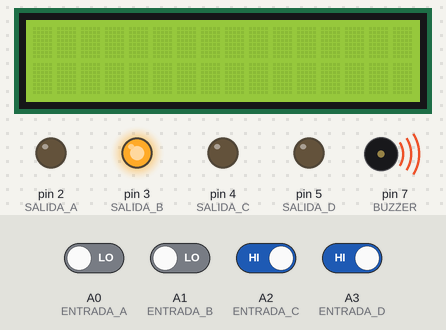
The sketch below on a simulated Arduino Uno, built with avr-gcc and run on an emulated ATmega328P. Shown: 16×2 character LCD, output pins drawn as LEDs (lit = HIGH), buzzer (waves = sounding). Inputs (shaded band) come from the test bench; at power-on: A2 (ENTRADA_C), A3 (ENTRADA_D) HIGH, A0 (ENTRADA_A), A1 (ENTRADA_B) LOW. Random numbers use the default seed unless the sketch sets one.

Above: at 1.2 s.
1.3 s: A0 (ENTRADA_A) driven HIGH
At 4.8 s:
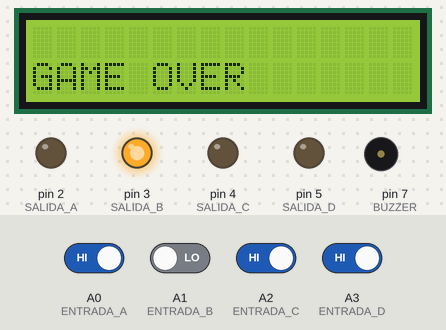
At 5.75 s:
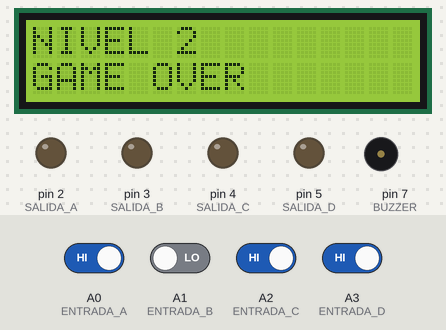
6.7 s: A2 (ENTRADA_C) driven LOW
At 8.8 s:
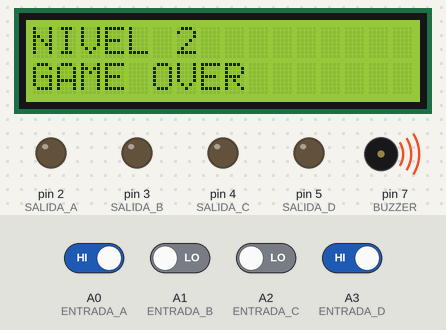
12.1 s: A3 (ENTRADA_D) driven LOW
At 15.2 s:
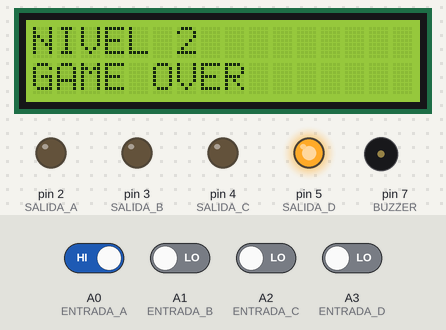
21.7 s: A3 (ENTRADA_D) driven HIGH
30.6 s: A2 (ENTRADA_C) driven HIGH
36.0 s: A0 (ENTRADA_A) driven LOW
Timing chart, 0 to 44.6 s (numbered marks = the images above; inputs shaded):
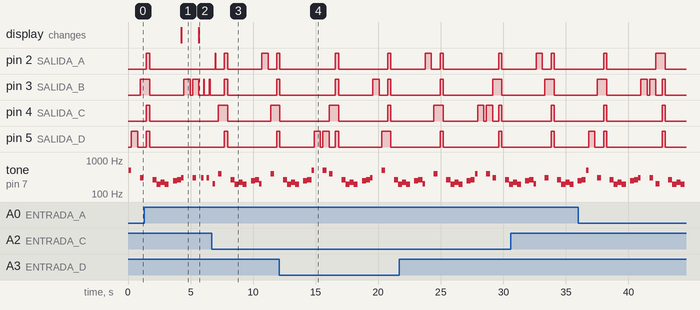

Measured:
- by itself, pin 2 (SALIDA_A): alternates HIGH for 0.25 s and LOW for 4.2 s
- by itself, tone on pin 7 (BUZZER): plays 262 Hz for 0.33 s, 196 Hz for 0.32 s, 220 Hz for 0.33 s, 196 Hz for 0.33 s, 247 Hz for 0.33 s, 262 Hz for 0.33 s … (19 notes in this stretch)
- what the display in image 1 shows lasts 1.5 s, from 4.2 s to 5.7 s

The sketch:

simon_say.ino
```cpp
#include <LiquidCrystal.h>
LiquidCrystal lcd(13,12,11,10,9,8);
#define   BUZZER   7
#define   ENTRADA_A  A0
#define   ENTRADA_B  A1
#define   ENTRADA_C  A2
#define   ENTRADA_D  A3
#define   SALIDA_A   2
#define   SALIDA_B   3
#define   SALIDA_C   4
#define   SALIDA_D   5

int melodia[ ] = {262, 196, 196, 220, 196, 0, 247, 262};
int duracionNotas[] = {4, 8, 8, 4, 4, 4, 4, 4};
int nivelActual = 1;
int velocidad = 500;
const int NIVEL_MAX = 100;
int secuencia[NIVEL_MAX];
int secuenciaUsuario[NIVEL_MAX];

void setup(){
  lcd.begin(16,2);
   pinMode(ENTRADA_D, INPUT);
   pinMode(ENTRADA_C, INPUT);
   pinMode(ENTRADA_B, INPUT);
   pinMode(ENTRADA_A, INPUT);
   pinMode(SALIDA_A, OUTPUT);
   pinMode(SALIDA_B, OUTPUT);
   pinMode(SALIDA_C, OUTPUT);
   pinMode(SALIDA_D, OUTPUT);
   digitalWrite(SALIDA_A, LOW);
   digitalWrite(SALIDA_B, LOW);
   digitalWrite(SALIDA_C, LOW);
   digitalWrite(SALIDA_D, LOW);
}

void loop(){
   if(nivelActual == 1){
      generaSecuencia();
      muestraSecuencia();
      leeSecuencia();
   }
   if(nivelActual != 1){
      muestraSecuencia();
      leeSecuencia();
   }
}

void muestraSecuencia(){
   digitalWrite(SALIDA_A, LOW);
   digitalWrite(SALIDA_B, LOW);
   digitalWrite(SALIDA_C, LOW);
   digitalWrite(SALIDA_D, LOW);

   for(int i = 0; i < nivelActual; i++){
      if( secuencia[i] == SALIDA_A ){
         tone(BUZZER, 200);
         delay(200);
         noTone(BUZZER);
      }
      if( secuencia[i] == SALIDA_B ){
         tone(BUZZER, 300);
         delay(200);
         noTone(BUZZER);
      }
      if( secuencia[i] == SALIDA_C ){
         tone(BUZZER, 400);
         delay(200);
         noTone(BUZZER);
      }
      if( secuencia[i] == SALIDA_D ){
         tone(BUZZER, 500);
         delay(200);
         noTone(BUZZER);
      }
      digitalWrite(secuencia[i], HIGH);
      delay(velocidad);
      digitalWrite(secuencia[i], LOW);
      delay(200);
   }
}

void leeSecuencia(){
   int flag = 0;
   for(int i = 0; i < nivelActual; i++){
      flag = 0;
      while(flag == 0){
         if(digitalRead(ENTRADA_D) == LOW){
            digitalWrite(SALIDA_D, HIGH);
            tone(BUZZER, 500);
            delay(300);
            noTone(BUZZER);
            secuenciaUsuario[i] = SALIDA_D;
            flag = 1;
            delay(200);
            if(secuenciaUsuario[i] != secuencia[i]){
               secuenciaError();
               return;
            }
            digitalWrite(SALIDA_D, LOW);
         }
         if(digitalRead(ENTRADA_C) == LOW){
            digitalWrite(SALIDA_C, HIGH);
            tone(BUZZER, 400);
            delay(300);
            noTone(BUZZER);
            secuenciaUsuario[i] = SALIDA_C;
            flag = 1;
            delay(200);
            if(secuenciaUsuario[i] != secuencia[i]){
               secuenciaError();

               return;
            }
            digitalWrite(SALIDA_C, LOW);
         }
         if(digitalRead(ENTRADA_B) == LOW){
            digitalWrite(SALIDA_B, HIGH);
            tone(BUZZER, 300);
            delay(300);
            noTone(BUZZER);
            secuenciaUsuario[i] = SALIDA_B;
            flag = 1;
            delay(200);
            if(secuenciaUsuario[i] != secuencia[i]){
               secuenciaError();
               return;
            }
            digitalWrite(SALIDA_B, LOW);
         }
         if(digitalRead(ENTRADA_A) == LOW){
            digitalWrite(SALIDA_A, HIGH);
            tone(BUZZER, 200);
            delay(300);
            noTone(BUZZER);
            secuenciaUsuario[i] = SALIDA_A;
            flag = 1;
            delay(200);
            if(secuenciaUsuario[i] != secuencia[i]){
               secuenciaError();
               return;
            }
            digitalWrite(SALIDA_A, LOW);
         }
      }
   }
   secuenciaCorrecta();
}

void generaSecuencia(){
   randomSeed(millis());
   for(int i = 0; i < NIVEL_MAX; i++){
      secuencia[i] = random(2,6);
   }
}

void melodiaError(){
   for(int i = 0; i < 8; i++){
      int duracionNota = 1000/duracionNotas[i];
      tone(BUZZER, melodia[i],duracionNotas);
      int pausaEntreNotas = duracionNota * 1.30;
      delay(pausaEntreNotas);
      noTone(BUZZER);
   }
}

void secuenciaError(){
   digitalWrite(SALIDA_A, HIGH);
   digitalWrite(SALIDA_B, HIGH);
   digitalWrite(SALIDA_C, HIGH);
   digitalWrite(SALIDA_D, HIGH);
   delay(250);
   digitalWrite(SALIDA_A, LOW);
   digitalWrite(SALIDA_B, LOW);
   digitalWrite(SALIDA_C, LOW);
   digitalWrite(SALIDA_D, LOW);
   delay(250);
   melodiaError();
   nivelActual = 1;
   velocidad = 500;
     // IMPRIMO ERROR
               lcd.setCursor(0,1);
               lcd.print("GAME OVER");
}

void secuenciaCorrecta(){
   if(nivelActual < NIVEL_MAX);
      nivelActual++;
      // AQUI IMPRIMO EL NIVEL
      lcd.setCursor(0,0);
      lcd.print( "NIVEL");
      lcd.setCursor(6,0);
      lcd.print(nivelActual++);
   velocidad = 50;
   delay(200);

}
```
